Frame 1 (no input): blank canvas, image omitted
Frame 60 (the mouse pressed at the canvas centre just before this capture): blank canvas, image omitted
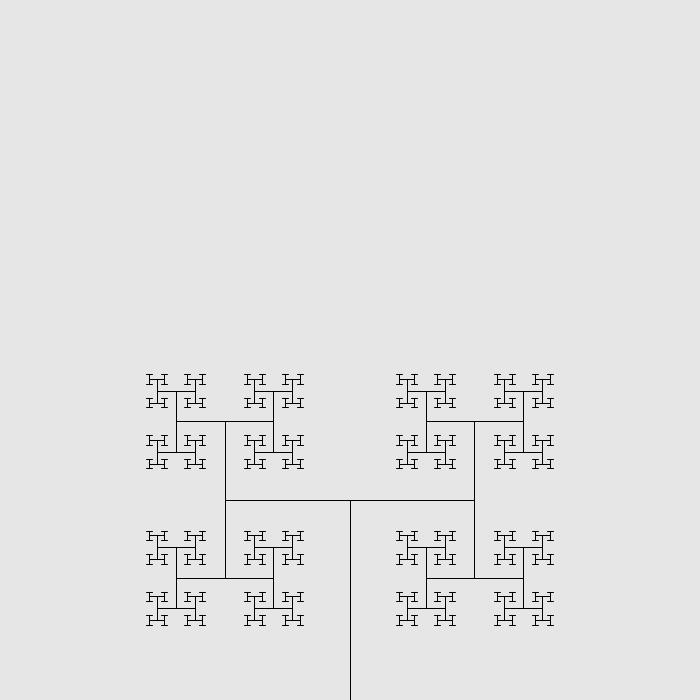
Frame 120 (the mouse held since frame 60 and released just before this capture)

The Processing sketch whose frames 1 and 60 were blank and that drew this single picture after the mouse press (run headless with seeded random() and noise(); from frame 60 on, the mouse is pressed at the canvas centre):

// Processing sketch: sketch_01_recursive_tree
// ── sketch_01_recursive_tree.pde
float factor = 0;
float angle = 0;

void setup() {
  size(700, 700);
  background(230);
}

void draw() {
  background(230);
  translate(width/2, height);
  angle = map(mouseX, 0, width, 0, PI);
  factor = map(mouseY, 0, height, 0.45, 0.8);
  branch(200);
}

void branch(float length) {
  line(0, 0, 0, -length);
  translate(0, -length);
  if (length > 4) {

    pushMatrix();
    rotate(angle);
    branch(length*factor);
    popMatrix();

    pushMatrix();
    rotate(-angle);
    branch(length*factor);
    popMatrix();
  }
}
